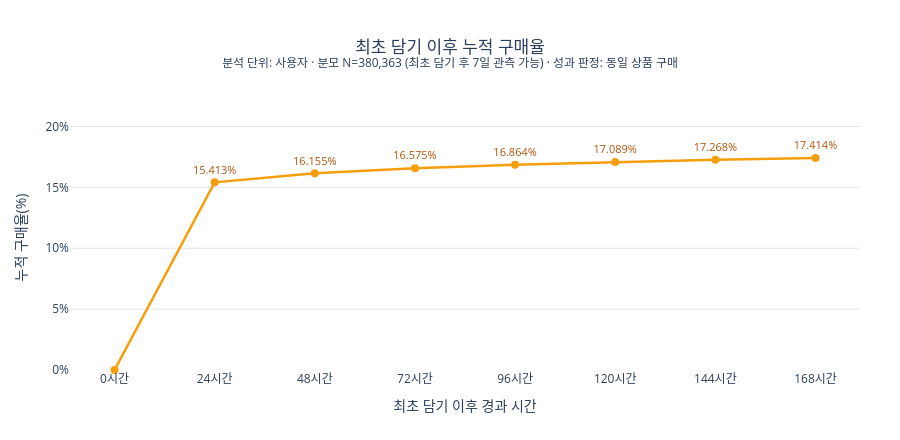

The code cell stored with this chart in its notebook:
### Code cell
# 담기 시점(0시간·0%)을 시작점으로 붙여야 첫 24시간의 상승 폭이 드러난다.
curve_hours = ['0시간'] + [f"{int(h)}시간" for h in cumulative_rates['구간종료_시간']]
curve_rates = [0.0] + cumulative_rates['누적 구매율(%)'].tolist()
curve_users = [0] + cumulative_rates['누적 구매 사용자수'].tolist()
fig = go.Figure(go.Scatter(
    x=curve_hours, y=curve_rates, mode='lines+markers+text',
    line=dict(color=COLORS['cart'], width=2.5), marker=dict(size=8),
    text=[''] + [f"{v:.3f}%" for v in cumulative_rates['누적 구매율(%)']],
    textposition='top center', textfont=dict(size=11, color='#B45309'), cliponaxis=False,
    customdata=[[u] for u in curve_users],
    hovertemplate='담기 후 %{x}<br>누적 %{customdata[0]:,}명<br>누적 구매율 %{y:.3f}%<extra></extra>',
))
fig.update_layout(
    title=dict(text=f'최초 담기 이후 누적 구매율<br><sup>분석 단위: 사용자 · 분모 N={first_cart_7day_observable_n:,} '
                    f'(최초 담기 후 7일 관측 가능) · 성과 판정: 동일 상품 구매</sup>', x=0.5),
    xaxis_title='최초 담기 이후 경과 시간', yaxis_title='누적 구매율(%)',
    # 마지막 점의 레이블이 잘리지 않도록 축 상단에 여유를 둔다.
    yaxis=dict(gridcolor='#E5E7EB', range=[0, cart_7day_cumulative_rate * 1.25], ticksuffix='%'),
    paper_bgcolor='white', plot_bgcolor='white', height=440,
    margin=dict(l=70, r=40, t=105, b=70),
)
fig.show()

### Figure 1 — Plotly figure (JSON) as saved in the notebook; plotly's stock layout.template omitted (floating-point values rounded to 4 significant figures)
{"data": [{"cliponaxis": false, "customdata": [[0], [58625], [61446], [63045], [64146], [65002], [65681], [66236]], "hovertemplate": "담기 후 %{x}<br>누적 %{customdata[0]:,}명<br>누적 구매율 %{y:.3f}%<extra></extra>", "line": {"color": "#F59E0B", "width": 2.5}, "marker": {"size": 8}, "mode": "lines+markers+text", "text": ["", "15.413%", "16.155%", "16.575%", "16.864%", "17.089%", "17.268%", "17.414%"], "textfont": {"color": "#B45309", "size": 11}, "textposition": "top center", "type": "scatter", "x": ["0시간", "24시간", "48시간", "72시간", "96시간", "120시간", "144시간", "168시간"], "y": [0, 15.41, 16.15, 16.57, 16.86, 17.09, 17.27, 17.41]}], "layout": {"height": 440, "margin": {"b": 70, "l": 70, "r": 40, "t": 105}, "paper_bgcolor": "white", "plot_bgcolor": "white", "title": {"text": "최초 담기 이후 누적 구매율<br><sup>분석 단위: 사용자 · 분모 N=380,363 (최초 담기 후 7일 관측 가능) · 성과 판정: 동일 상품 구매</sup>", "x": 0.5}, "xaxis": {"title": {"text": "최초 담기 이후 경과 시간"}}, "yaxis": {"gridcolor": "#E5E7EB", "range": [0, 21.77], "ticksuffix": "%", "title": {"text": "누적 구매율(%)"}}}}
